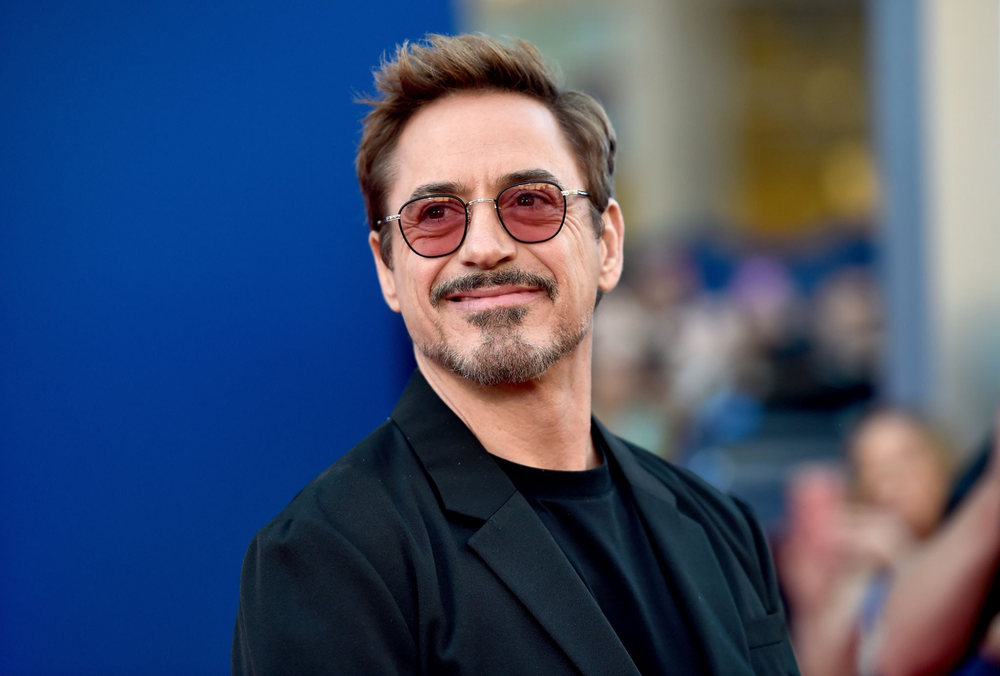
#> input picture Task-2/rdj.png, 1000 x 676 px, shrunk from 2048 x 1384 before the run
$ jupyter execute 'Image to Pencil Sketch with Python.ipynb'
#> lines starting #> are read from the running program, lines starting #| are printed output that depends on the picture
# LetsGrowMore #MAY2023
# Author - Balaji Bathini

Task-1: Image to Pencil Sketch with Python

Level : Beginner

Language- Python

Software- Jupyter Notebook

Importing Libraries

[cell 1]
import cv2
from cv2_plt_imshow import cv2_plt_imshow
import matplotlib.pyplot as plt

Importing Image

[cell 2]
# Real image
image=cv2.imread("rdj.png")
#> image is the input picture: shape (676, 1000, 3); mean B, G, R 108.1, 80.4, 66.9
cv2_plt_imshow(image)
#> (this line was passed over: cv2_plt_imshow is not available in this run)

Grey Scale Image

[cell 3]
grey_image=cv2.cvtColor(image,cv2.COLOR_BGR2GRAY)
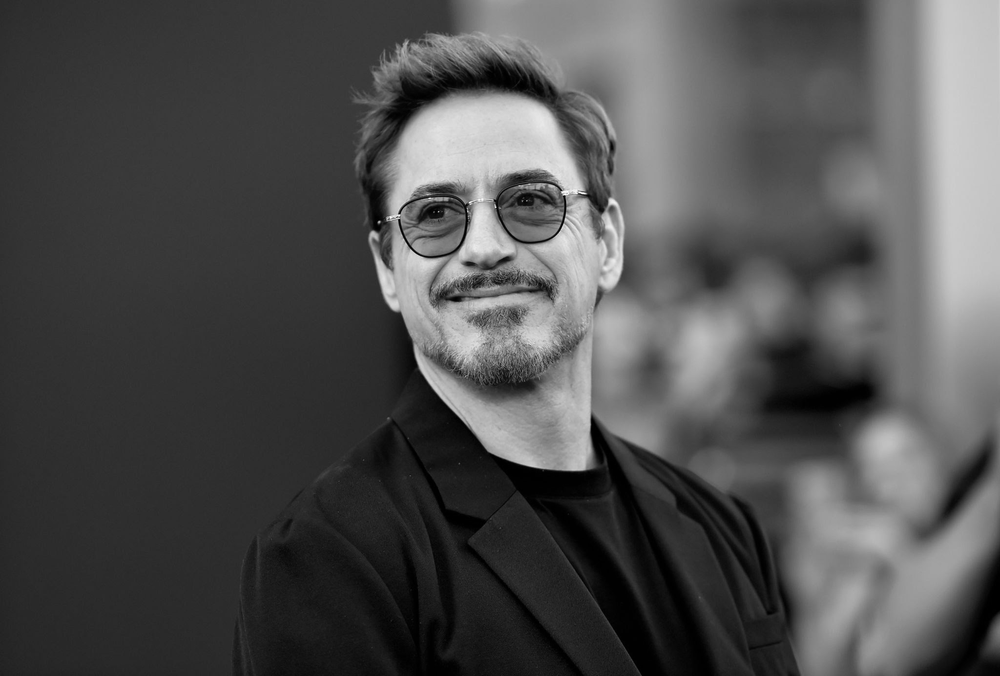
#> grey_image: shape (676, 1000); min 0, max 255, mean 79.5
cv2_plt_imshow(grey_image)
#> (this line was passed over: cv2_plt_imshow is not available in this run)

Inverting the grey scale image

[cell 4]
inverted_image = cv2.bitwise_not(grey_image)
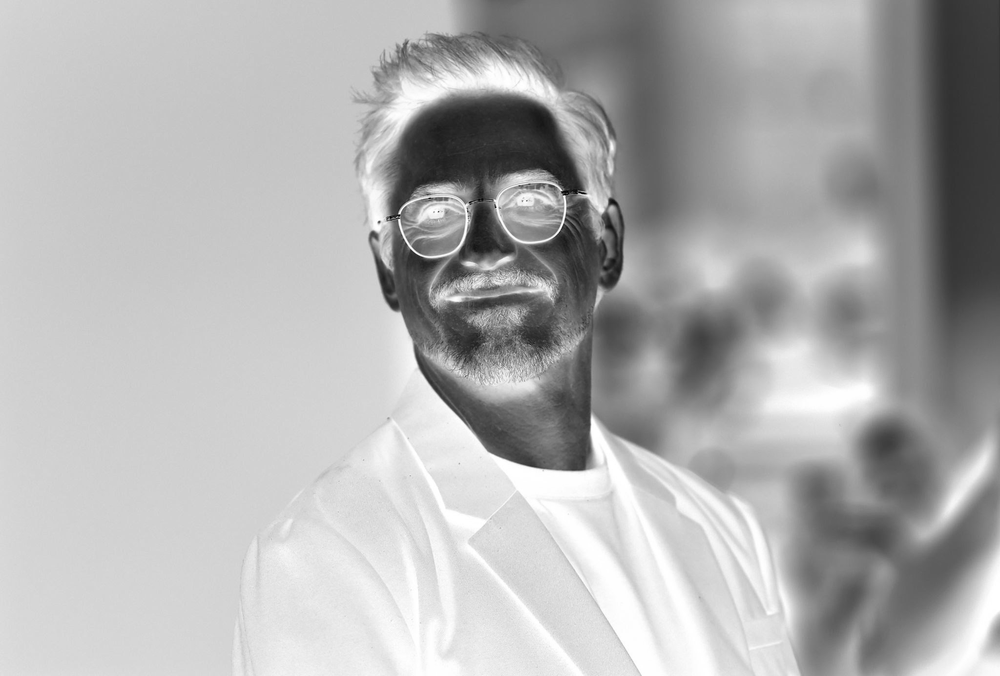
#> inverted_image: shape (676, 1000); min 0, max 255, mean 175.5
cv2_plt_imshow(inverted_image)
#> (this line was passed over: cv2_plt_imshow is not available in this run)

Image Smoothing

[cell 5]
image_smoothing = cv2.GaussianBlur(inverted_image, (21, 21),sigmaX=0, sigmaY=0)
cv2_plt_imshow(image_smoothing)
#> (this line was passed over: cv2_plt_imshow is not available in this run)

Pencil sketch

[cell 6]
def pencil_sketch(x, y):

    return cv2.divide(x, 255 - y, scale=256)
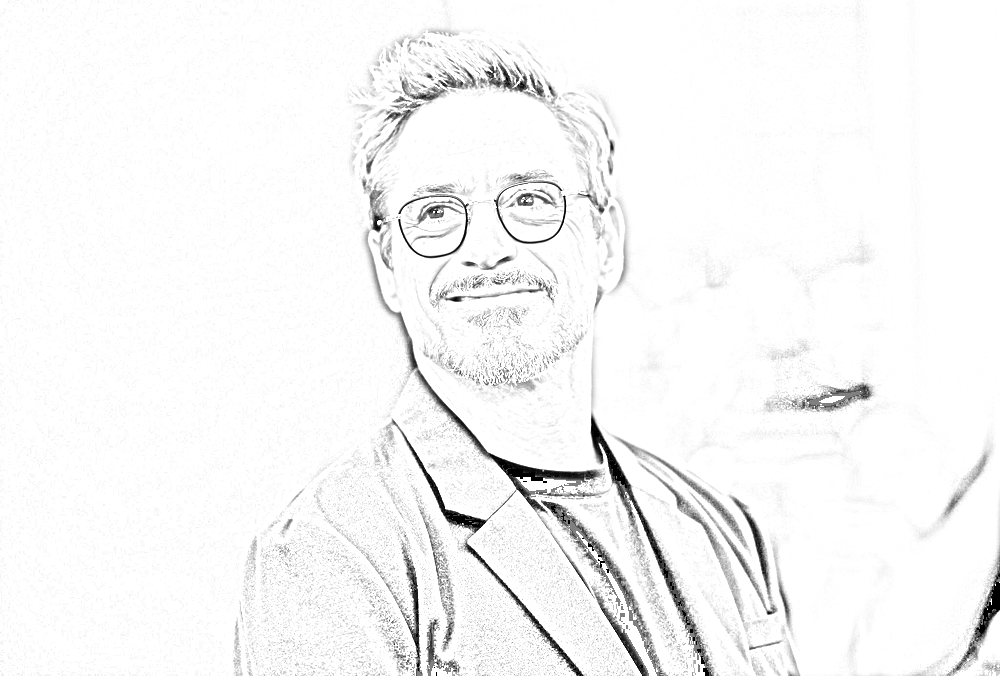
#> returned value: shape (676, 1000); min 0, max 255, mean 246

[cell 7]
pencil_sketch=pencil_sketch(grey_image,image_smoothing)
cv2_plt_imshow(pencil_sketch)
#> (this line was passed over: cv2_plt_imshow is not available in this run)

Showing Original Image and the Pencil Sketch

[cell 8]
cv2_plt_imshow(image)
#> (this line was passed over: cv2_plt_imshow is not available in this run)

[cell 9]
cv2_plt_imshow(pencil_sketch)
#> (this line was passed over: cv2_plt_imshow is not available in this run)
